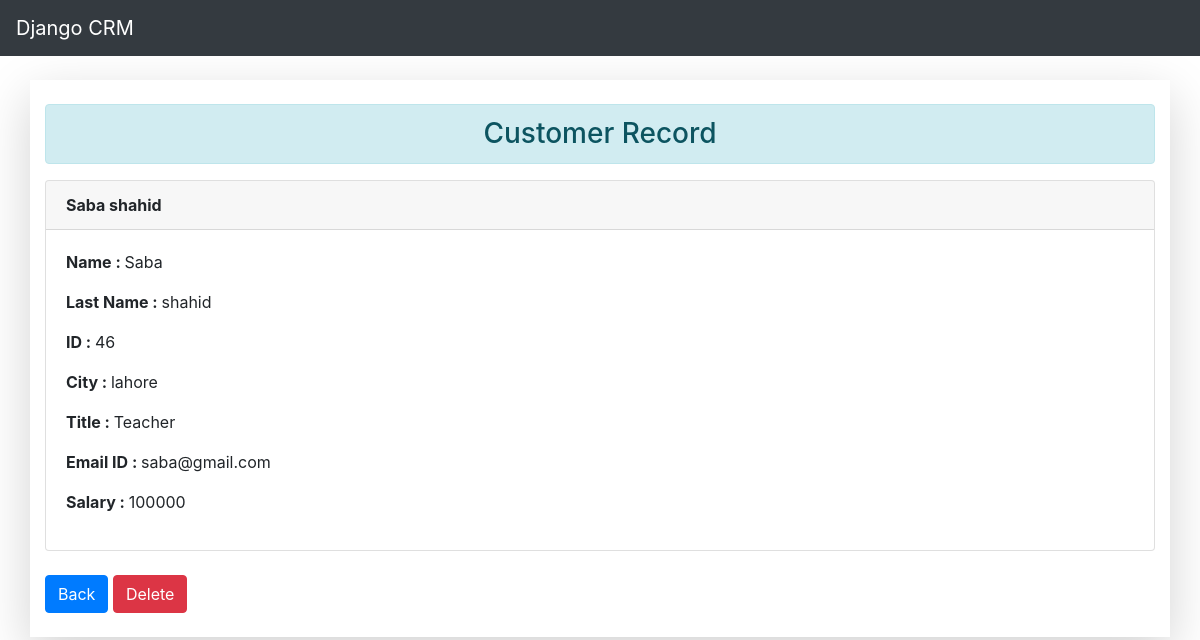
Screenshot of /record/46 with the database file from the repository.
### managementprogram/models.py (models this page shows, shortened)
class Member(models.Model):
    Name = models.CharField(max_length=200, null=False)
    city = models.CharField(max_length=200)
    Title = models.CharField(max_length=200)
    emailid =models.CharField(max_length=200)
    salary =models.CharField(max_length=200,default=0)
    last_name =models.CharField(max_length=200)

### managementprogram/views.py (the view)
# urls.py: path('record/<int:pk>',views.customer_record, name='record'),
def customer_record(request, pk):
     customer_record= Member.objects.get(id=pk)
     return render(request, 'record.html', {'customer_record':customer_record})

### template/record.html
{% extends 'base.html' %}
{% block content %}
<div class="container my-4 shadow-lg py-4" >
    <h3 class="text-center alert alert-info">Customer Record</h3>
<div class="card ">
    <div class="card-header">
       <strong>{{customer_record.Name}} {{customer_record.last_name}}</strong>
    </div>
    <div class="card-body">
      <p class="card-text">
        <strong>Name  : </strong>  {{customer_record.Name}}<br/>
      </p>
      <p class="card-text">
        <strong>Last Name : </strong> {{customer_record.last_name}}<br/>
      </p>
      <p class="card-text">
        <strong>ID : </strong> {{customer_record.id}}<br/>
      </p>
      <p class="card-text">
        <strong>City : </strong> {{customer_record.city}}<br/>
      </p>
      <p class="card-text">
        <strong>Title : </strong> {{customer_record.Title}}<br/>
        <p class="card-text">
          <strong>Email ID : </strong> {{customer_record.emailid}}<br/>
        </p>
        <p class="card-text">
          <strong>Salary : </strong> {{customer_record.salary}}<br/>
        </p>
      </p>
    </div>
    </div>
    <br>
    <a class="btn btn-primary" href="{% url 'index' %}" role="button">Back</a>
    <a class="btn btn-danger" href="{% url 'delete_record' customer_record.id %}" role="button">Delete</a>
  </div>
{% endblock %}

### rows the page displays
Member: Name "Saba", last_name "shahid", id "46", city "lahore", Title "Teacher", emailid "saba@gmail.com", salary "100000"
